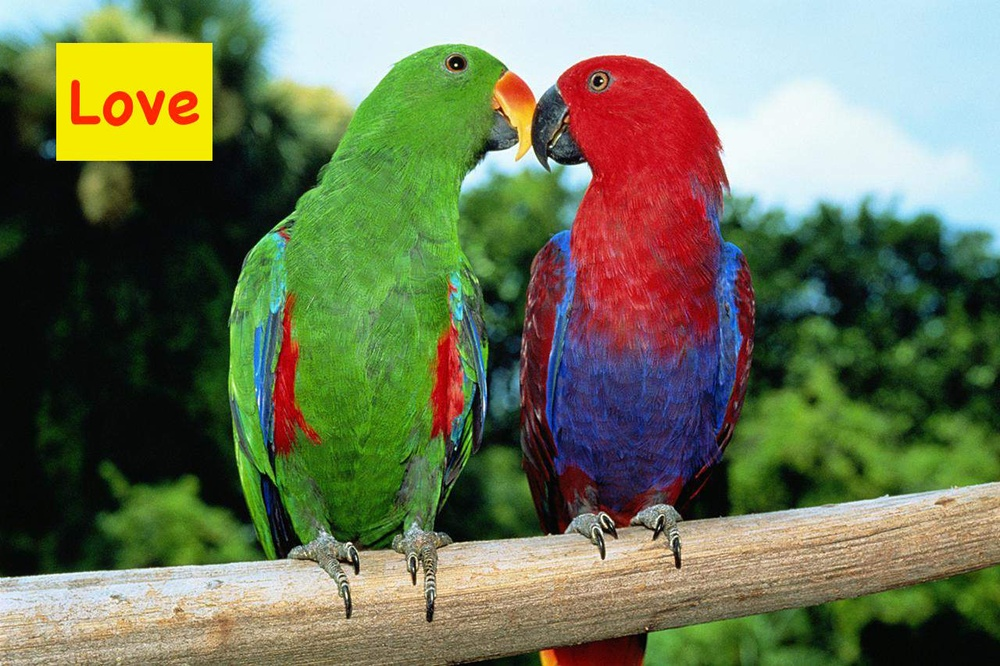
#> input picture ME2/exercise2/Parrots.jpg, 1000 x 666 px, shrunk from 1280 x 853 before the run
$ python python_exercises2.py
#> lines starting #> are read from the running program, lines starting #| are printed output that depends on the picture
#> further down, parrots_image is the input picture: shape (666, 1000, 3); mean R, G, B 108.3, 116.6, 86.5
from matplotlib import pyplot as plot
from mpl_toolkits import mplot3d as plot3d
import numpy

# Task A

def remove_green(image_array):
    for j in range(image_array.shape[0]):
        for i in range(image_array.shape[1]):
            image_array[j][i][1] = 0
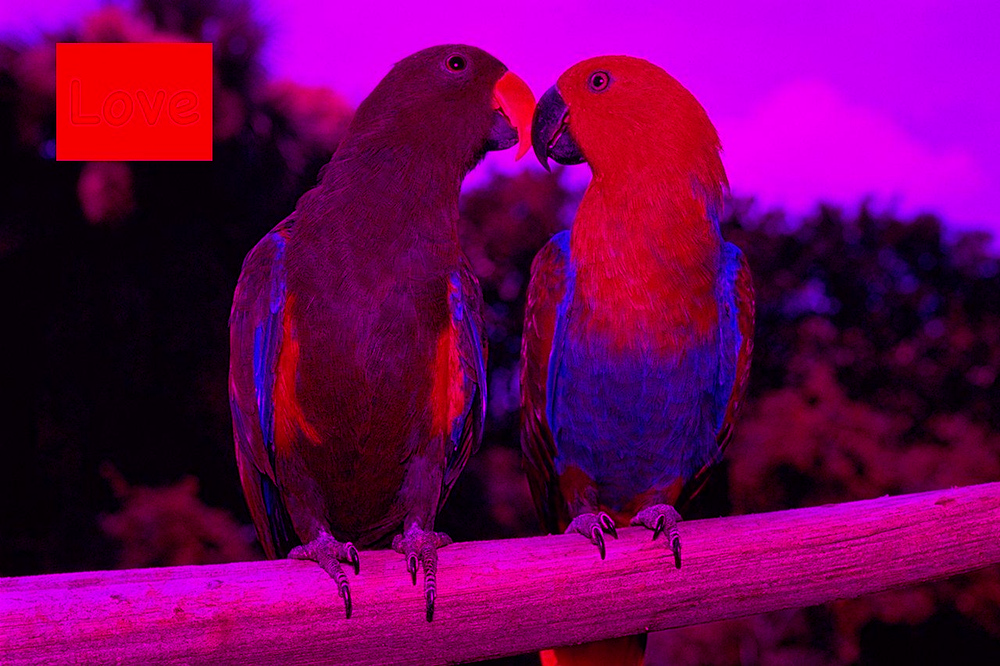
#> image_array: shape (666, 1000, 3); mean R, G, B 108.3, 0, 86.5

    return image_array

def mirror(image_array):
    for j in range(image_array.shape[0]):
        image_array[j] = image_array[j][::-1]
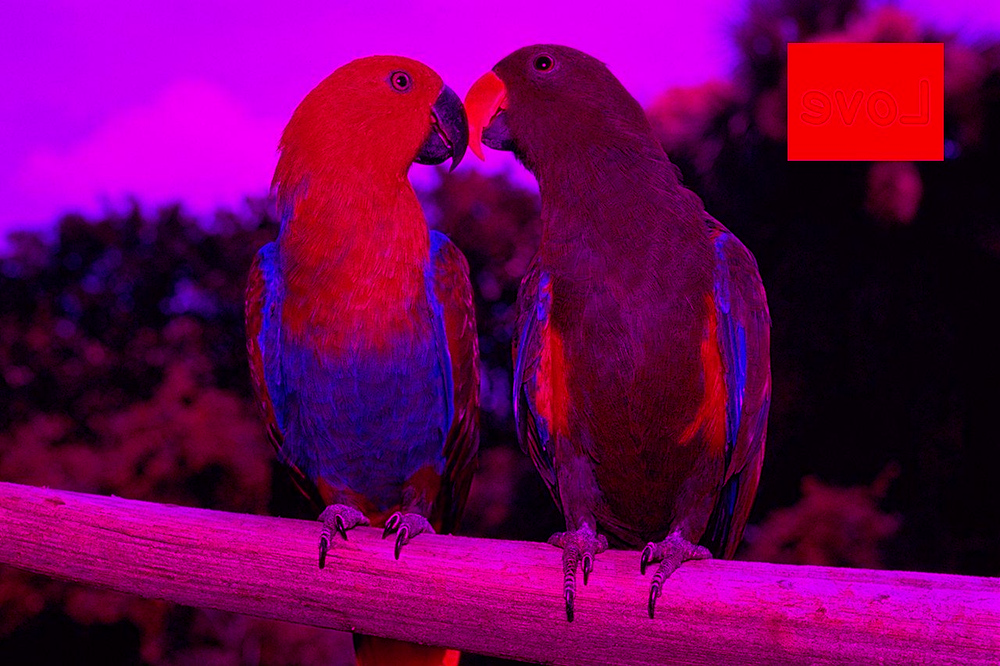
#> image_array: shape (666, 1000, 3); mean R, G, B 108.3, 0, 86.5

    return image_array

def shrink(image_array, n):
#> called with n = 2.5
    small_array = []

    for j in range(int(image_array.shape[0] / n)):
        row = []
        for i in range(int(image_array.shape[1] / n)):
            row.append(image_array[int(n * j)][int(n * i)])
        small_array.append(row)
#> after the loop, small_array = 266 items

    return numpy.array(small_array)
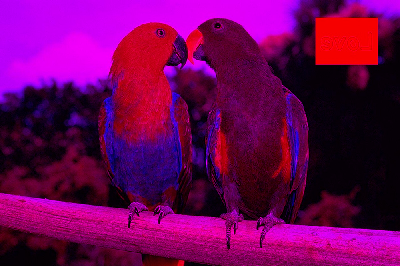
#> returned value: shape (266, 400, 3); mean of channels 0, 1, 2 108.6, 0, 86.9; drawn as R, G, B

parrots_filename = "Parrots.jpg"

parrots_image = plot.imread(parrots_filename).copy()

parrots_image_no_green = remove_green(parrots_image)
parrots_image_no_green_mirrored = mirror(parrots_image_no_green)
parrots_image_no_green_mirrored_small = shrink(parrots_image_no_green_mirrored, 2.5)

plot.imsave('parrots_copy.jpg', parrots_image_no_green_mirrored_small)
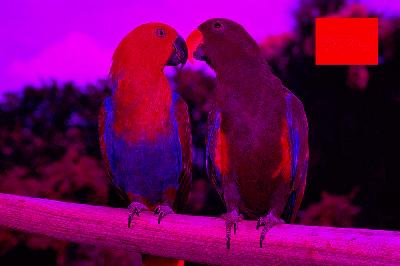
#> saved as parrots_copy.jpg: shape (266, 400, 3); mean R, G, B 108.5, 1.8, 86.8

# Task B

# [60 lines left out: functions vector_gradient, div, get_div_distribution, curl, get_curl_distribution, not called in this run]

def vector1(x, y, z):
    return (x, y, 0)

def vector2(x, y, z):
    return (y, -x, 0)

# [5 lines left out: function vector3, not called in this run]

x_range = numpy.arange(-5, 5, 0.1)
y_range = numpy.arange(-5, 5, 0.1)
z_range = [0]

#print(div(vector3, 0.1, 0.2, 0, 0.0001))

"""
div_values = numpy.array(get_div_distribution(vector3, x_range, y_range, z_range, 0.001)[0])
curl_values = numpy.array(get_curl_distribution(vector3, x_range, y_range, z_range, 0.001)[0])

fig = plot.figure()

div_plot = fig.add_subplot(111, projection='3d')
x_axis, y_axis = numpy.meshgrid(x_range, y_range)

div_plot.plot_surface(x_axis, y_axis, div_values)

plot.show()


No code to plot curl vector field
"""

# Task C

def streamline(velocity_vector_2d, x_range, initial_position):
#> called with x_range = array of shape (200,), initial_position = (0, 0)
    y = 0
    y_range = [0]
    initial_position_index = None

    for i, x in enumerate(x_range[1:]):
        vector = velocity_vector_2d(x, y)
        dy = (vector[1] / vector[0]) * (x - x_range[i])
        y += dy
        y_range.append(y)

        if initial_position[0] == round(x, 5):
            initial_position_index = i + 1

    if initial_position_index:
        integrand_constant = initial_position[1] - y_range[initial_position_index]
        y_range = list(map(lambda y: y + integrand_constant, y_range))
    else:
        print("Initial position not in the x_range. Integrand constant not found.")

    return y_range

def fluid_velocity(x, y):
    i = (4 * x) + (14 * y)
    j = -(6 * x) - (11 * y)
    return i, j

x_range = numpy.arange(-10, 10, 0.1)
y_range = streamline(fluid_velocity, x_range, (0, 0))

plot.clf()
plot.plot(x_range, y_range, 'r')

plot.show()
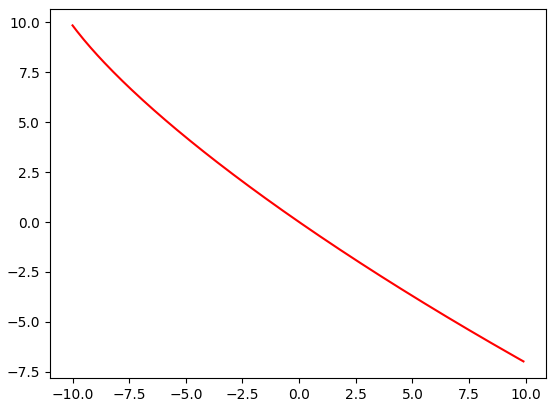
#> figure drawn by matplotlib, 1 panel; curve peaks at x = -10, y = 9.84
